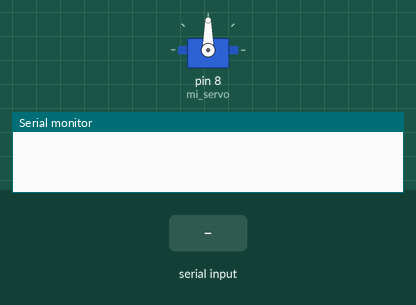
Simulated run of this sketch. Board: Arduino Uno, built with avr-gcc and run on an emulated ATmega328P. Shown: servo, the last lines printed to the serial monitor. Inputs (shaded band) come from the test bench.

Above: at 1.2 s.
1.3 s: "30,150\n" received over Serial
At 3.5 s:
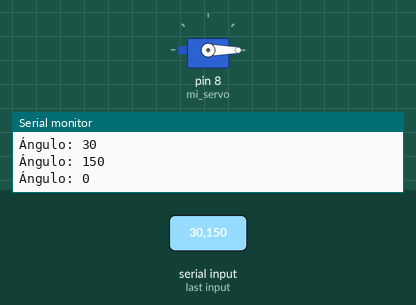
3.8 s: "90,45\n" received over Serial
At 4.2 s:
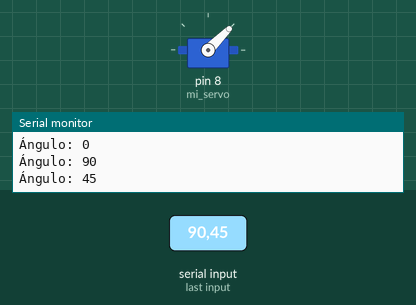
6.3 s: "200\n" received over Serial
At 6.8 s:
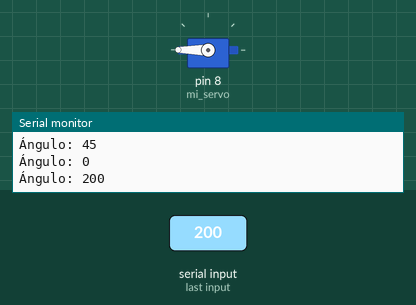
Timing chart, 0 to 9.3 s (numbered marks = the images above; inputs shaded):
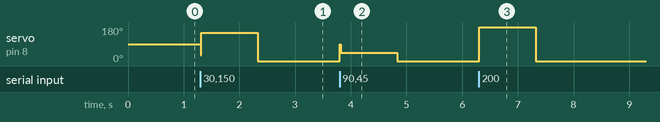

Measured:
- after the input at 1.3 s, servo on pin 8 (mi_servo): 90° → 150° at once, → 0° 1.0 s later
- after the input at 3.8 s, servo on pin 8 (mi_servo): 0° → 45° at once, → 0° 1.0 s later
- after the input at 6.3 s, servo on pin 8 (mi_servo): 0° → 180° at once, → 0° 1.0 s later

The sketch:

servomotor_python.ino
```cpp
#include <Servo.h>

Servo mi_servo;  // create Servo object to control a servo

void setup() {
  Serial.begin(9600);
  mi_servo.attach(8);
}

void loop() {

  if (Serial.available() > 0){
    int angulo = Serial.parseInt();
    mi_servo.write(angulo);
    Serial.println("Ángulo: " + String(angulo));
    delay(15);
  }

}
```
